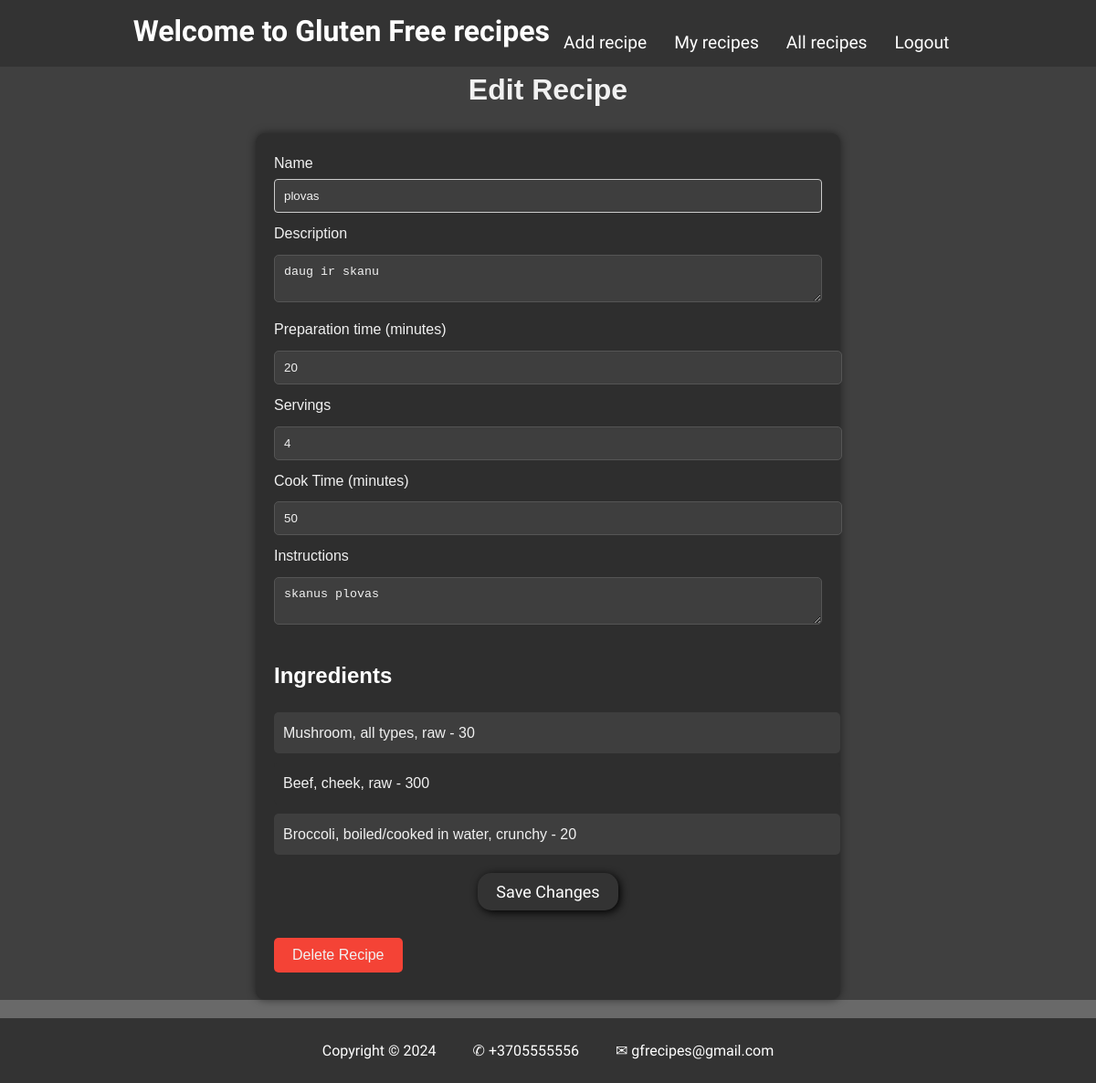
Page /editrecipe/4 (signed in) on the committed database.
### app.py (models this page shows)
class Recipe(db.Model):
    __tablename__ = 'recipes'
    id = db.Column(db.Integer, primary_key=True)
    name = db.Column(db.String(100), nullable=False)
    description = db.Column(db.Text(500), nullable=False)
    prep_time = db.Column(db.Integer, nullable=False)
    servings = db.Column(db.Integer, nullable=False)
    cook_time = db.Column(db.Integer, nullable=False)
    instructions = db.Column(db.Text(1000), nullable=False)
    user_id = db.Column(db.Integer, db.ForeignKey('user.id'))
    user = db.relationship('User',backref='recipes', lazy=True)
    calories = db.Column(db.Float, default=0)
    protein = db.Column(db.Float, default=0)
    carbohydrates = db.Column(db.Float, default=0)
    fat = db.Column(db.Float, default=0)

class RecipeIngredients(db.Model):
    __tablename__ = 'ingredients'
    id = db.Column(db.Integer, primary_key=True)
    ingredients = db.Column(db.String, nullable=False)
    quantities = db.Column(db.Integer, nullable=False)
    recipe_id = db.Column(db.Integer, db.ForeignKey('recipes.id'))
    recipe = db.relationship('Recipe', backref='ingredients', lazy=True)

### app.py (the view, shortened to what this page needs)
@app.route('/editrecipe/<int:recipe_id>', methods=['GET', 'POST'])
@login_required
def edit_recipe(recipe_id):
    recipe = Recipe.query.get_or_404(recipe_id)
    if recipe.user != current_user:
        flash('You do not have permission to edit this recipe.', 'danger')
        return redirect(url_for('home'))
    form = EditRecipeForm()
    if request.method == 'GET':
        form.name.data = recipe.name
        form.description.data = recipe.description
        form.prep_time.data = recipe.prep_time
        form.servings.data = recipe.servings
        form.cook_time.data = recipe.cook_time
        form.instructions.data = recipe.instructions
    ingredients = RecipeIngredients.query.filter_by(recipe_id=recipe.id).all()
    return render_template('edit_recipe.html', form=form, recipe=recipe, ingredients=ingredients)

### app.py
class EditRecipeForm(FlaskForm):
    name = StringField('Name', validators=[DataRequired()])
    description = TextAreaField('Description', validators=[DataRequired()])
    prep_time = IntegerField('Preparation time (minutes)', validators=[DataRequired()])
    servings = IntegerField('Servings', validators=[DataRequired()])
    cook_time = IntegerField('Cook Time (minutes)', validators=[DataRequired()])
    instructions = TextAreaField('Instructions', validators=[DataRequired()])
    submit = SubmitField('Save Changes')
    delete = SubmitField('Delete Recipe')

### app.py (called while the page is built)
@login_manager.user_loader
def load_user(user_id):
    return User.query.get(int(user_id))

### templates/edit_recipe.html (shortened to what this page needs)
{% extends "base.html" %}
{% block content %}
<div class="edit">
    <h1>Edit Recipe</h1>
    <form method="POST" action="{{ url_for('edit_recipe', recipe_id=recipe.id) }}">
        <div>
            {{ form.name.label }}
            {{ form.name(class="form-control") }}
        </div>
        <div>
            {{ form.description.label }}
            {{ form.description(class="form-control") }}
        </div>
        <div>
            {{ form.prep_time.label }}
            {{ form.prep_time(class="form-control") }}
        </div>
        <div>
            {{ form.servings.label }}
            {{ form.servings(class="form-control") }}
        </div>
        <div>
            {{ form.cook_time.label }}
            {{ form.cook_time(class="form-control") }}
        </div>
        <div>
            {{ form.instructions.label }}
            {{ form.instructions(class="form-control") }}
        </div>
    <h2 id="editingred">Ingredients</h2>
    <ul id="ingreds">
        {% for ingredient in ingredients %}
            <li>{{ ingredient.ingredients }} - {{ ingredient.quantities }}</li>
        {% endfor %}
    </ul>
    <div>
        {{ form.submit(class="btn btn-primary") }}
        {{ form.delete(class="btn btn-danger") }}
    </div>
    </form>
</div>
{% endblock %}

### static/style.css (style rules this page uses)
html { scroll-behavior: smooth ; }
body { margin: 0; padding: 0; font-family: "Exo 2", sans-serif; font-optical-sizing: auto; font-weight: weight; font-style: normal; color: black; opacity: 100%; }
#submit { border-radius: 15px; text-align: center; font-size: 20px; background-color: #333; box-shadow: 2px 2px 10px #000000; font-family: "Exo 2", sans-serif; cursor: pointer; color: white; }

### static/style-recipes.css (style rules this page uses)
body { margin: 0; padding: 0; font-family: "Exo 2", sans-serif; font-optical-sizing: auto; font-weight: weight; font-style: normal; background-color: #696969; }
#submit { display: block; margin: 20px auto; padding: 10px 20px; font-size: 18px; background-color: #333; color: #fff; border: none; cursor: pointer; }
input[type="text"], select, textarea { width: 100%; padding: 10px; margin: 5px 0 10px; display: inline-block; border: 1px solid #ccc; border-radius: 4px; box-sizing: border-box; }

### static/edit_recipe.css (style rules this page uses)
.edit { background-color: #404040; color: #f1f1f1; font-family: 'Arial', sans-serif; line-height: 1.6; margin: 0; padding: 0; }
.edit h1 { margin-top: 0; text-align: center; }
.edit h2 { color: #ffffff; }
.edit form { max-width: 600px; margin:20px auto; padding: 20px; background-color: #2e2e2e; border-radius: 10px; box-shadow: 0 0 10px rgba(0, 0, 0, 0.5); }
.form-control, .ingreds li { width: 100%; padding: 10px; margin: 10px 0; background-color: #3e3e3e; border: 1px solid #555; border-radius: 5px; color: #f1f1f1; }
.btn { display: inline-block; padding: 10px 20px; margin: 10px 0; border-radius: 5px; border: none; cursor: pointer; font-size: 16px; }
.btn-primary { background-color: #e91e63; color: #f1f1f1; }
.btn-danger { background-color: #f44336; color: #f1f1f1; }
#ingreds { list-style-type: none; padding: 0; }
#ingreds li { padding: 10px; background-color: #2e2e2e; margin-bottom: 10px; border-radius: 5px; width: 100%; }
#ingreds li:nth-child(odd) { background-color: #3e3e3e; }

### rows in the picture
Recipe: name "plovas", description "daug ir skanu", prep_time "20", servings "4", cook_time "50", instructions "skanus plovas"
RecipeIngredients: ingredients "Mushroom, all types, raw", quantities "30"
RecipeIngredients: ingredients "Beef, cheek, raw", quantities "300"
RecipeIngredients: ingredients "Broccoli, boiled/cooked in water, crunchy", quantities "20"
